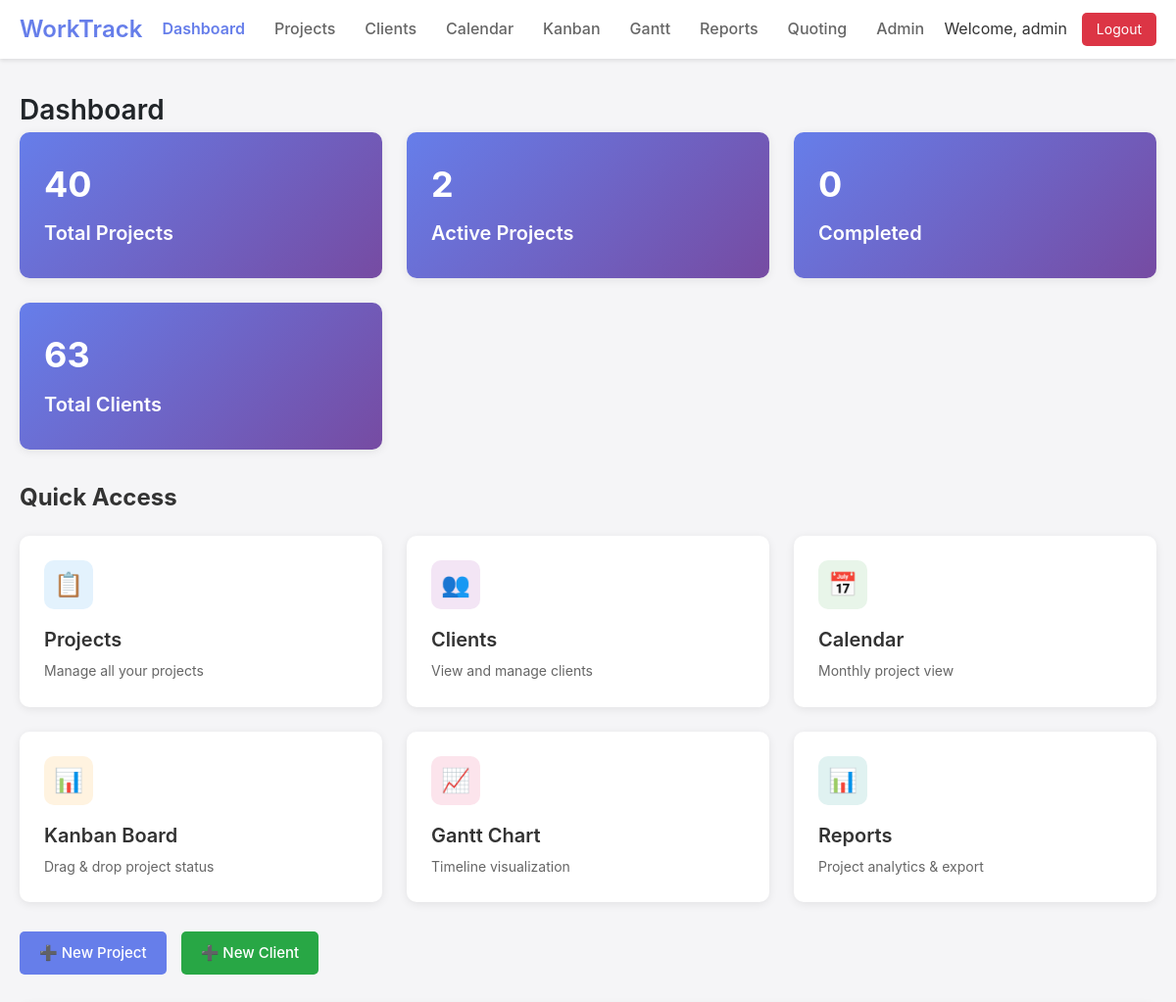
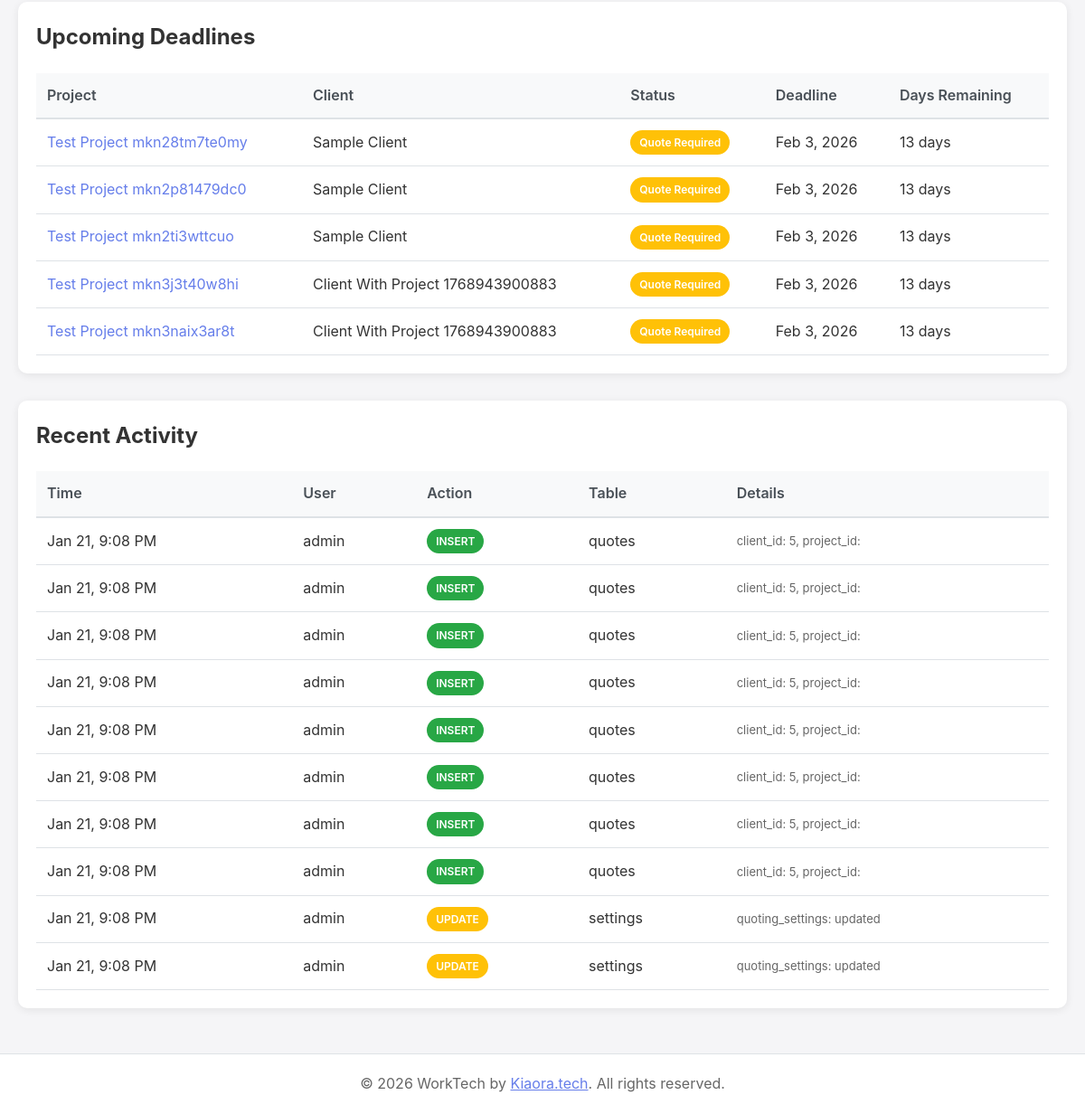
/index.php (signed in), run on the app's committed database (2 pictures, top to bottom).
### tables this page shows
CREATE TABLE projects (
    id INTEGER PRIMARY KEY AUTOINCREMENT,
    title TEXT NOT NULL,
    details TEXT,
    client_id INTEGER REFERENCES clients(id),
    start_date DATE,
    completion_date DATE,
    status_id INTEGER REFERENCES project_statuses(id),
    created_date DATETIME DEFAULT CURRENT_TIMESTAMP,
    fabric TEXT,
    created_by INTEGER REFERENCES users(id),
    updated_by INTEGER REFERENCES users(id),
    updated_at DATETIME DEFAULT CURRENT_TIMESTAMP,
    template_id INTEGER REFERENCES project_templates(id)
);

CREATE TABLE clients (
    id INTEGER PRIMARY KEY AUTOINCREMENT,
    name TEXT NOT NULL,
    address TEXT,
    phone TEXT,
    email TEXT,
    remarks TEXT,
    created_at DATETIME DEFAULT CURRENT_TIMESTAMP,
    updated_at DATETIME DEFAULT CURRENT_TIMESTAMP,
    created_by INTEGER REFERENCES users(id),
    updated_by INTEGER REFERENCES users(id)
);

CREATE TABLE project_statuses (
    id INTEGER PRIMARY KEY AUTOINCREMENT,
    name TEXT NOT NULL,
    color TEXT DEFAULT '#007bff',
    sort_order INTEGER DEFAULT 0,
    is_active BOOLEAN DEFAULT 1
);

CREATE TABLE audit_log (
    id INTEGER PRIMARY KEY AUTOINCREMENT,
    table_name TEXT NOT NULL,
    record_id INTEGER NOT NULL,
    action TEXT NOT NULL, -- INSERT, UPDATE, DELETE
    changes_json TEXT,
    user_id INTEGER REFERENCES users(id),
    timestamp DATETIME DEFAULT CURRENT_TIMESTAMP
);

CREATE TABLE users (
    id INTEGER PRIMARY KEY AUTOINCREMENT,
    username TEXT NOT NULL UNIQUE,
    password_hash TEXT NOT NULL,
    email TEXT NOT NULL,
    created_at DATETIME DEFAULT CURRENT_TIMESTAMP,
    last_login DATETIME
);

### includes/db.php (called while the page is built, shortened)
<?php
class Database {
    private static $instance = null;
    private $conn;
    private function __construct() {
        try {
            $this->conn = new PDO('sqlite:' . DB_PATH);
            $this->conn->setAttribute(PDO::ATTR_ERRMODE, PDO::ERRMODE_EXCEPTION);
            $this->conn->setAttribute(PDO::ATTR_DEFAULT_FETCH_MODE, PDO::FETCH_ASSOC);
            $this->conn->exec('PRAGMA foreign_keys = ON');
        } catch (PDOException $e) {
            die("Connection failed: " . $e->getMessage());
        }
    }
    public static function getInstance() {
        if (!self::$instance) {
            self::$instance = new Database();
        }
        return self::$instance;
    }
    public function query($sql, $params = []) {
        try {
            $stmt = $this->conn->prepare($sql);
            $stmt->execute($params);
            return $stmt;
        } catch (PDOException $e) {
            if (DEBUG_MODE) {
                throw $e;
            }
            error_log($e->getMessage());
            return false;
        }
    }
    public function fetchAll($sql, $params = []) {
        $stmt = $this->query($sql, $params);
        return $stmt ? $stmt->fetchAll() : [];
    }
    public function fetchOne($sql, $params = []) {
        $stmt = $this->query($sql, $params);
        return $stmt ? $stmt->fetch() : null;
    }
}
?>

### index.php (the view, shortened to what this page needs)
<?php
require_once 'includes/header.php';
require_once 'includes/db.php';
$db = Database::getInstance();
$totalProjects = $db->fetchOne("SELECT COUNT(*) as count FROM projects")['count'];
$activeProjects = $db->fetchOne("SELECT COUNT(*) as count FROM projects WHERE status_id IN (SELECT id FROM project_statuses WHERE name IN ('In Progress', 'Pending'))")['count'];
$completedProjects = $db->fetchOne("SELECT COUNT(*) as count FROM projects WHERE status_id = (SELECT id FROM project_statuses WHERE name = 'Completed')")['count'];
$totalClients = $db->fetchOne("SELECT COUNT(*) as count FROM clients")['count'];
$recentActivity = $db->fetchAll("
    SELECT al.*, u.username
    FROM audit_log al
    LEFT JOIN users u ON al.user_id = u.id
    ORDER BY al.timestamp DESC
    LIMIT 10
");
$upcomingDeadlines = $db->fetchAll("
    SELECT p.*, c.name as client_name, ps.name as status_name, ps.color as status_color
    FROM projects p
    LEFT JOIN clients c ON p.client_id = c.id
    LEFT JOIN project_statuses ps ON p.status_id = ps.id
    WHERE p.completion_date >= date('now')
    AND ps.name NOT IN ('Completed', 'Cancelled')
    ORDER BY p.completion_date ASC
    LIMIT 5
");
?>
<h1 class="page-title">Dashboard</h1>
<div class="dashboard-grid">
    <div class="dashboard-card stats-card">
        <div class="stats-number"><?php echo $totalProjects; ?></div>
        <div class="card-title">Total Projects</div>
    </div>
    <div class="dashboard-card stats-card">
        <div class="stats-number"><?php echo $activeProjects; ?></div>
        <div class="card-title">Active Projects</div>
    </div>
    <div class="dashboard-card stats-card">
        <div class="stats-number"><?php echo $completedProjects; ?></div>
        <div class="card-title">Completed</div>
    </div>
    <div class="dashboard-card stats-card">
        <div class="stats-number"><?php echo $totalClients; ?></div>
        <div class="card-title">Total Clients</div>
    </div>
</div>
<h2 style="margin: 30px 0 20px 0;">Quick Access</h2>
<div class="dashboard-grid">
    <a href="<?php echo BASE_PATH; ?>/projects.php" class="dashboard-card">
        <div class="card-icon" style="background: #e3f2fd; color: #1976d2;">📋</div>
        <div class="card-title">Projects</div>
        <div class="card-description">Manage all your projects</div>
    </a>
    <a href="<?php echo BASE_PATH; ?>/clients.php" class="dashboard-card">
        <div class="card-icon" style="background: #f3e5f5; color: #7b1fa2;">👥</div>
        <div class="card-title">Clients</div>
        <div class="card-description">View and manage clients</div>
    </a>
    <a href="<?php echo BASE_PATH; ?>/calendar.php" class="dashboard-card">
        <div class="card-icon" style="background: #e8f5e9; color: #388e3c;">📅</div>
        <div class="card-title">Calendar</div>
        <div class="card-description">Monthly project view</div>
    </a>
    <a href="<?php echo BASE_PATH; ?>/kanban.php" class="dashboard-card">
        <div class="card-icon" style="background: #fff3e0; color: #f57c00;">📊</div>
        <div class="card-title">Kanban Board</div>
        <div class="card-description">Drag & drop project status</div>
    </a>
    <a href="<?php echo BASE_PATH; ?>/gantt.php" class="dashboard-card">
        <div class="card-icon" style="background: #fce4ec; color: #c2185b;">📈</div>
        <div class="card-title">Gantt Chart</div>
        <div class="card-description">Timeline visualization</div>
    </a>
    <a href="<?php echo BASE_PATH; ?>/reports.php" class="dashboard-card">
        <div class="card-icon" style="background: #e0f2f1; color: #00796b;">📊</div>
        <div class="card-title">Reports</div>
        <div class="card-description">Project analytics & export</div>
    </a>
</div>
<div style="display: flex; gap: 15px; margin: 30px 0;">
    <a href="<?php echo BASE_PATH; ?>/projects.php?action=new" class="btn btn-primary">➕ New Project</a>
    <a href="<?php echo BASE_PATH; ?>/clients.php?action=new" class="btn btn-success">➕ New Client</a>
</div>
<div class="table-container">
    <h2 style="margin-bottom: 20px;">Upcoming Deadlines</h2>
    <?php if (count($upcomingDeadlines) > 0): ?>
        <table>
            <thead>
                <tr>
                    <th>Project</th>
                    <th>Client</th>
                    <th>Status</th>
                    <th>Deadline</th>
                    <th>Days Remaining</th>
                </tr>
            </thead>
            <tbody>
                <?php foreach ($upcomingDeadlines as $project):
                    $daysRemaining = (strtotime($project['completion_date']) - time()) / 86400;
                    $daysRemaining = ceil($daysRemaining);
                ?>
                    <tr>
                        <td><a href="<?php echo BASE_PATH; ?>/projects.php?id=<?php echo $project['id']; ?>" style="color: #667eea; text-decoration: none;"><?php echo htmlspecialchars($project['title']); ?></a></td>
                        <td><?php echo htmlspecialchars($project['client_name'] ?? 'No client'); ?></td>
                        <td><span class="status-badge" style="background: <?php echo $project['status_color']; ?>; color: white;"><?php echo htmlspecialchars($project['status_name']); ?></span></td>
                        <td><?php echo date('M j, Y', strtotime($project['completion_date'])); ?></td>
                        <td>
                            <?php if ($daysRemaining < 0): ?>
                                <span style="color: #dc3545;">Overdue</span>
                            <?php elseif ($daysRemaining == 0): ?>
                                <span style="color: #ffc107;">Today</span>
                            <?php elseif ($daysRemaining == 1): ?>
                                <span style="color: #ffc107;">Tomorrow</span>
                            <?php else: ?>
                                <?php echo $daysRemaining; ?> days
                            <?php endif; ?>
                        </td>
                    </tr>
                <?php endforeach; ?>
            </tbody>
        </table>
    <?php else: ?>
        <p style="color: #666;">No upcoming deadlines</p>
    <?php endif; ?>
</div>
<div class="table-container" style="margin-top: 30px;">
    <h2 style="margin-bottom: 20px;">Recent Activity</h2>
    <?php if (count($recentActivity) > 0): ?>
        <table>
            <thead>
                <tr>
                    <th>Time</th>
                    <th>User</th>
                    <th>Action</th>
                    <th>Table</th>
                    <th>Details</th>
                </tr>
            </thead>
            <tbody>
                <?php foreach ($recentActivity as $activity): ?>
                    <tr>
                        <td><?php echo date('M j, g:i A', strtotime($activity['timestamp'])); ?></td>
                        <td><?php echo htmlspecialchars($activity['username'] ?? 'System'); ?></td>
                        <td>
                            <?php
                            $actionClass = '';
                            if ($activity['action'] == 'INSERT') $actionClass = 'btn-success';
                            elseif ($activity['action'] == 'UPDATE') $actionClass = 'btn-warning';
                            elseif ($activity['action'] == 'DELETE') $actionClass = 'btn-danger';
                            ?>
                            <span class="status-badge <?php echo $actionClass; ?>" style="color: white;">
                                <?php echo $activity['action']; ?>
                            </span>
                        </td>
                        <td><?php echo htmlspecialchars($activity['table_name']); ?></td>
                        <td style="font-size: 13px; color: #666;">
                            <?php
                            $changes = json_decode($activity['changes_json'], true);
                            if ($changes && is_array($changes)) {
                                $summary = [];
                                foreach (array_slice($changes, 0, 2) as $key => $value) {
                                    if (!is_array($value)) {
                                        $summary[] = $key . ': ' . substr($value, 0, 30);
                                    }
                                }
                                echo htmlspecialchars(implode(', ', $summary));
                            }
                            ?>
                        </td>
                    </tr>
                <?php endforeach; ?>
            </tbody>
        </table>
    <?php else: ?>
        <p style="color: #666;">No recent activity</p>
    <?php endif; ?>
</div>
<?php require_once 'includes/footer.php'; ?>

### public/css/style.css (style rules this page uses)
* { margin: 0; padding: 0; box-sizing: border-box; }
body { font-family: -apple-system, BlinkMacSystemFont, "Segoe UI", Roboto, "Helvetica Neue", Arial, sans-serif; background: #f5f5f7; color: #333; line-height: 1.6; }
.dashboard-grid { display: grid; grid-template-columns: repeat(auto-fit, minmax(280px, 1fr)); gap: 25px; margin-bottom: 30px; }
.dashboard-card { background: white; border-radius: 10px; padding: 25px; box-shadow: 0 2px 10px rgba(0,0,0,0.08); transition: transform 0.3s, box-shadow 0.3s; text-decoration: none; color: inherit; }
.card-icon { width: 50px; height: 50px; border-radius: 10px; display: flex; align-items: center; justify-content: center; font-size: 24px; margin-bottom: 15px; }
.card-title { font-size: 20px; font-weight: 600; margin-bottom: 5px; }
.card-description { color: #666; font-size: 14px; }
.stats-card { background: linear-gradient(135deg, #667eea 0%, #764ba2 100%); color: white; }
.stats-number { font-size: 36px; font-weight: 700; margin-bottom: 5px; }
.table-container { background: white; border-radius: 10px; padding: 20px; box-shadow: 0 2px 10px rgba(0,0,0,0.08); overflow-x: auto; }
table { width: 100%; border-collapse: collapse; }
th { text-align: left; padding: 12px; background: #f8f9fa; font-weight: 600; color: #495057; border-bottom: 2px solid #dee2e6; }
td { padding: 12px; border-bottom: 1px solid #dee2e6; }
.btn { padding: 10px 20px; border: none; border-radius: 5px; font-size: 15px; font-weight: 500; cursor: pointer; transition: all 0.3s; text-decoration: none; display: inline-block; }
.btn-primary { background: #667eea; color: white; }
.btn-success { background: #28a745; color: white; }
.btn-warning { background: #ffc107; color: #212529; }
.status-badge { padding: 4px 10px; border-radius: 15px; font-size: 12px; font-weight: 600; display: inline-block; }
.page-title { font-size: 28px; font-weight: 600; color: #212529; }

### data on the page
projects: title "Test Project mkn28tm7te0my", client.name "Sample Client", status.name "Quote Required", completion_date "Feb 3, 2026", completion_date "13"
projects: title "Test Project mkn2p81479dc0", client.name "Sample Client", status.name "Quote Required", completion_date "Feb 3, 2026", completion_date "13"
projects: title "Test Project mkn2ti3wttcuo", client.name "Sample Client", status.name "Quote Required", completion_date "Feb 3, 2026", completion_date "13"
projects: title "Test Project mkn3j3t40w8hi", client.name "Client With Project 1768943900883", status.name "Quote Required", completion_date "Feb 3, 2026", completion_date "13"
projects: title "Test Project mkn3naix3ar8t", client.name "Client With Project 1768943900883", status.name "Quote Required", completion_date "Feb 3, 2026", completion_date "13"
audit_log: timestamp "Jan 21, 9:08 PM", user.username "admin", action "INSERT", table_name "quotes", summary "client_id: 5, project_id:"
audit_log: timestamp "Jan 21, 9:08 PM", user.username "admin", action "INSERT", table_name "quotes", summary "client_id: 5, project_id:"
audit_log: timestamp "Jan 21, 9:08 PM", user.username "admin", action "INSERT", table_name "quotes", summary "client_id: 5, project_id:"
audit_log: timestamp "Jan 21, 9:08 PM", user.username "admin", action "INSERT", table_name "quotes", summary "client_id: 5, project_id:"
audit_log: timestamp "Jan 21, 9:08 PM", user.username "admin", action "INSERT", table_name "quotes", summary "client_id: 5, project_id:"
audit_log: timestamp "Jan 21, 9:08 PM", user.username "admin", action "INSERT", table_name "quotes", summary "client_id: 5, project_id:"
audit_log: timestamp "Jan 21, 9:08 PM", user.username "admin", action "INSERT", table_name "quotes", summary "client_id: 5, project_id:"
audit_log: timestamp "Jan 21, 9:08 PM", user.username "admin", action "INSERT", table_name "quotes", summary "client_id: 5, project_id:"
audit_log: timestamp "Jan 21, 9:08 PM", user.username "admin", action "UPDATE", table_name "settings", summary "quoting_settings: updated"
audit_log: timestamp "Jan 21, 9:08 PM", user.username "admin", action "UPDATE", table_name "settings", summary "quoting_settings: updated"

### other printed values
SITE_NAME "WorkTrack"
Auth::getCurrentUsername() "admin"
$totalProjects "40"
$activeProjects "2"
$completedProjects "0"
$totalClients "63"
